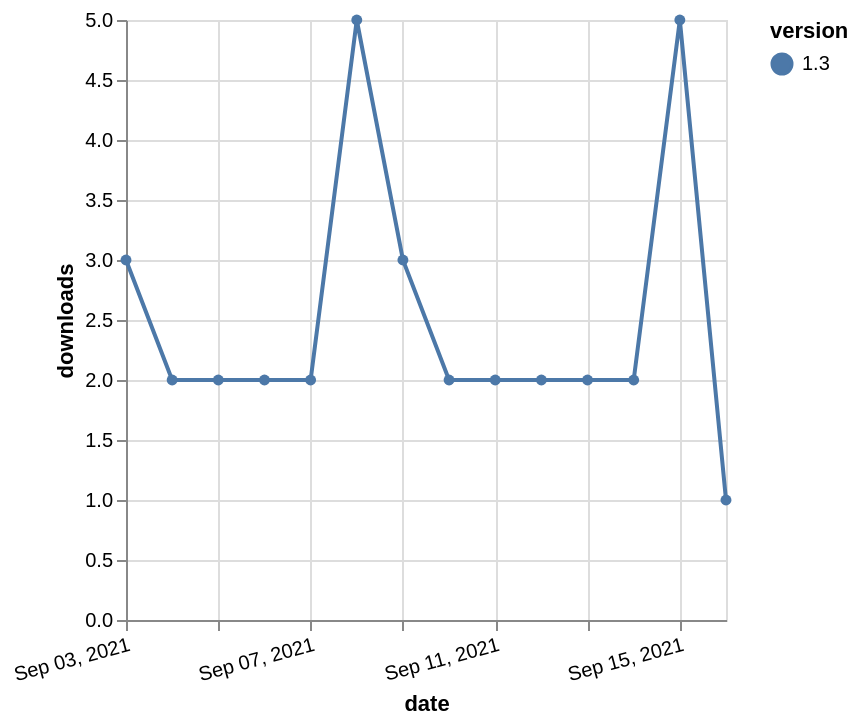

The specification (Vega-Lite) saved for this image:
### Vega-Lite specification from a JSON file in a GitHub repository (floating-point values rounded to 4 significant figures)
{"$schema": "https://vega.github.io/schema/vega-lite/v5.json", "description": "A simple bar chart with embedded data.", "data": {"values": [{"date": "2021-09-03", "total": 3459, "delta": 3, "version": "1.3"}, {"date": "2021-09-04", "total": 3461, "delta": 2, "version": "1.3"}, {"date": "2021-09-05", "total": 3463, "delta": 2, "version": "1.3"}, {"date": "2021-09-06", "total": 3465, "delta": 2, "version": "1.3"}, {"date": "2021-09-07", "total": 3467, "delta": 2, "version": "1.3"}, {"date": "2021-09-08", "total": 3472, "delta": 5, "version": "1.3"}, {"date": "2021-09-09", "total": 3475, "delta": 3, "version": "1.3"}, {"date": "2021-09-10", "total": 3477, "delta": 2, "version": "1.3"}, {"date": "2021-09-11", "total": 3479, "delta": 2, "version": "1.3"}, {"date": "2021-09-12", "total": 3481, "delta": 2, "version": "1.3"}, {"date": "2021-09-13", "total": 3483, "delta": 2, "version": "1.3"}, {"date": "2021-09-14", "total": 3485, "delta": 2, "version": "1.3"}, {"date": "2021-09-15", "total": 3490, "delta": 5, "version": "1.3"}, {"date": "2021-09-16", "total": 3491, "delta": 1, "version": "1.3"}]}, "width": "container", "mark": {"type": "line", "point": {"filled": true}}, "encoding": {"x": {"field": "date", "type": "temporal", "timeUnit": "yearmonthdate", "title": "date", "axis": {"labelAngle": -15}}, "y": {"field": "delta", "type": "quantitative", "title": "downloads"}, "color": {"field": "version", "type": "nominal"}, "tooltip": {"field": "delta"}}}
